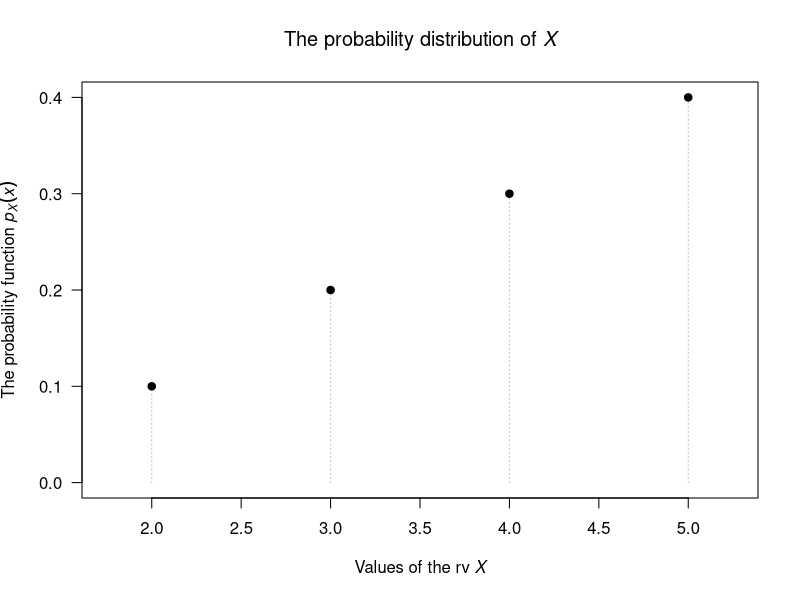
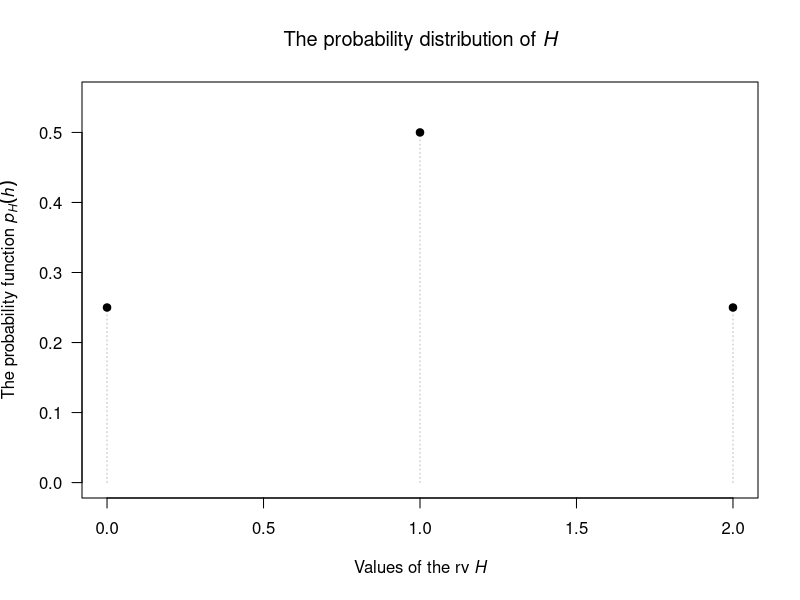
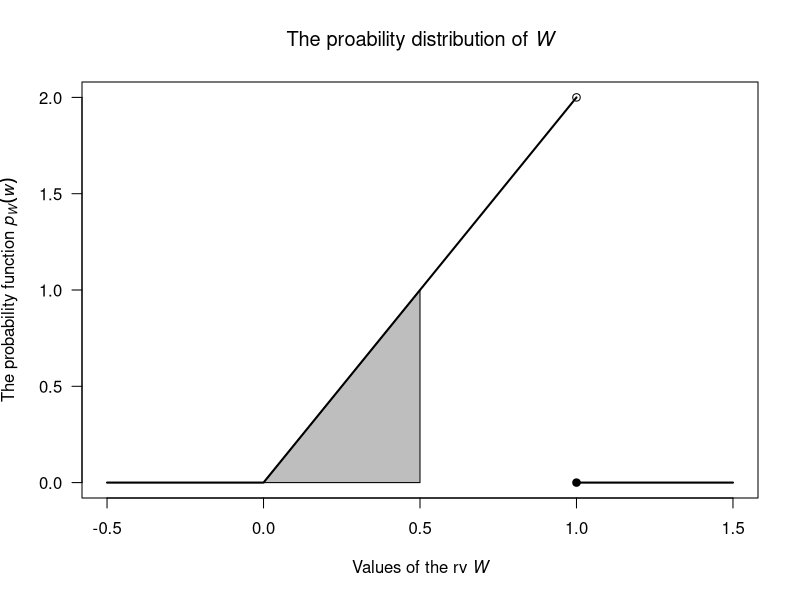
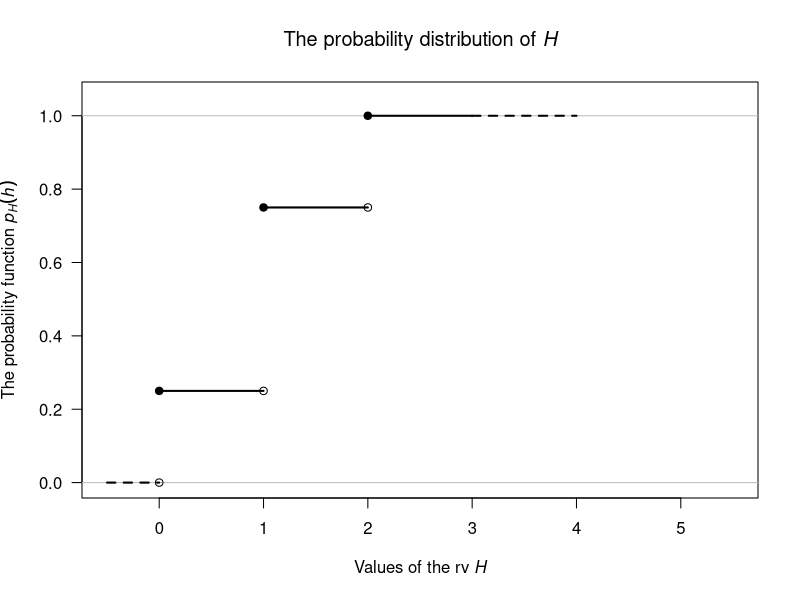
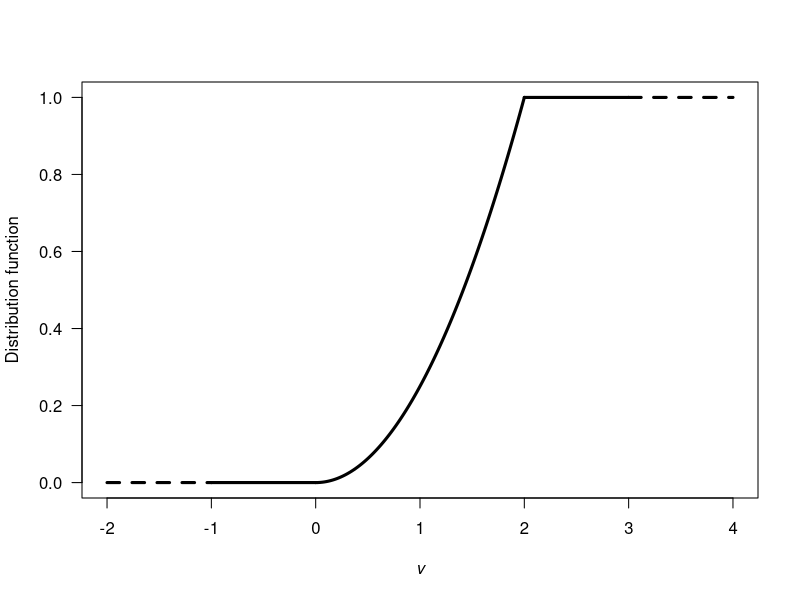
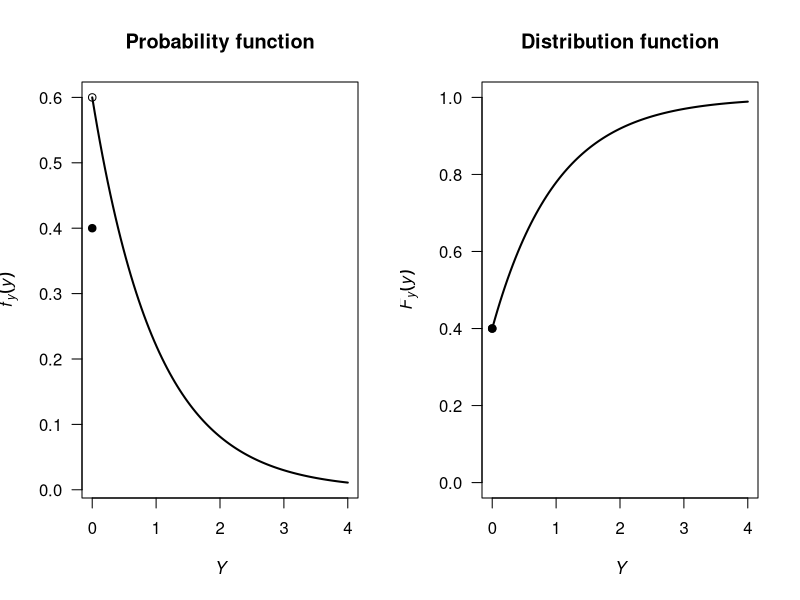

These charts were generated, in order, by the following R code:
## ---- chunk 1
rvTable <- array( dim = c(4, 3))
colnames(rvTable) <- c("Elements of $S$",
                       "Function $H$",
                       "Value of $H$")

rvTable [1, ] <- c("$(TT) = s_1$",
                   "$H(s_1)$, the number of heads in $s_1$",
                   "0")
rvTable [2, ] <- c("$(TH) = s_2$",
                   "$H(s_2)$, the number of heads in $s_2$",
                   "1")
rvTable [3, ] <- c("$(HT) = s_3$",
                   "$H(s_3)$, the number of heads in $s_3$",
                   "1")
rvTable [4, ] <- c("$(HH) = s_4$",
                   "$H(s_4)$, the number of heads in $s_4$",
                   "2")
knitr::kable(rvTable,
             align = "c",
             caption = "The random variable $H$ maps each element in the sample space $S$ to a real number")
## ---- chunk 2
LargestDieTable <- array( dim = c(2, 4)) 

rownames(LargestDieTable) <- c("$x$",
                               "$\\Pr(X = x)$")

LargestDieTable[1, ] <- 2:5
LargestDieTable[2, ] <- ( (2:5) - 1 ) / 10

knitr::kable(LargestDieTable,
             caption = "A table showing the distribution of $X$, the largest number in two rolls of a die")
## ---- chunk 3
plot( x = 2:5,
      y = c(0.1, 0.2, 0.3, 0.4),
      xlim = c(1.75, 5.25),
      ylim = c(0, 0.4),
      type = "h",
      las = 1,
      lty = 3,
      lwd = 1,
      col = "grey",
      main = expression( 
        paste( "The probability distribution of ", italic(X)) 
        ),
      xlab = expression( 
        paste("Values of the rv ", italic(X)) 
        ),
      ylab = expression( 
        paste( "The probability function ", italic(p)[italic(X)](italic(x)) )
      )
)
points( x = 2:5,
        y = c(0.1, 0.2, 0.3, 0.4),
        pch = 19)

## ---- chunk 4
TwoDieTable <- array( dim = c(2, 3)) 

rownames(TwoDieTable) <- c("$h$",
                           "$\\Pr(H = h)$")

TwoDieTable[1, ] <- 0:2
TwoDieTable[2, ] <- c(0.25, 0.50, 0.25)

knitr::kable(TwoDieTable,
             caption = "A table showing the distribution of $H$, the number f heaDS in two rolls of a die")
## ---- chunk 5
plot( x = 0:2,
      y = c(0.25, 0.50, 0.25),
      ylim = c(0, 0.55),
      type = "h",
      las = 1,
      lty = 3,
      col = "grey",
      main = expression(
        paste("The probability distribution of ", italic(H))
        ),
      xlab = expression(
        paste("Values of the rv ", italic(H) )
        ),
      ylab = expression(
        paste("The probability function ", italic(p)[italic(H)](italic(h)))
      )
)

points( x = 0:2,
        y = c(0.25, 0.5, 0.25),
        pch = 19)

## ---- chunk 6
plot( x = c(-0.5, 1.5),
      y = c(0, 2),
      type = "n",
      las = 1,
      main = expression(
        paste("The proability distribution of ", italic(W))
        ),
      xlab = expression(
        paste("Values of the rv ", italic(W))
        ),
      ylab = expression(
        paste("The probability function ", italic(p)[italic(W)](italic(w)))
      )
)

polygon( x = c(0, 0.5, 0.5, 0),
         y = c(0, 1, 0, 0),
         col = "grey")
lines( x = c(-0.5, 0, 1),
       y = c(0, 0, 2),
       lwd = 2)
lines( x = c(1, 1.5),
       y = c(0, 0),
       lwd = 2)
points(1, 2, 
       pch = 1)
points(1, 0, 
       pch = 19)
## ---- chunk 7
plot( x = c(-0.5, 5.5),
      y = c(0, 1.05),
      type = "n",
      las = 1,
      main = expression(
        paste("The probability distribution of ", italic(H))
        ),
      xlab = expression(
        paste("Values of the rv ", italic(H))
        ),
      ylab = expression(
        paste("The probability function ",italic(p)[italic(H)](italic(h)))
      )
)

abline(h = c(0, 1),
       col = "grey")


lines( x = c(-0.5, 0),
       y = c(0, 0),
       lty = 2,
       lwd = 2)
lines( x = c(0, 1),
       y = c(0.25, 0.25),
       lwd = 2)
lines( x = c(1, 2),
       y = c(0.75, 0.75),
       lwd = 2)
lines( x = c(2, 3),
       y = c(1, 1),
       lwd = 2)
lines( x = c(3, 4),
       y = c(1, 1),
       lwd = 2,
       lty = 2)


points(0, 0, 
       pch = 1)
points(0, 0.25, 
       pch = 19)

points(1, 0.25, 
       pch = 1)
points(1, 0.75, 
       pch = 19)

points(2, 0.75, 
       pch = 1)
points(2, 1, 
       pch = 19)

## ---- chunk 8
vb <- seq(0, 2,
         length = 100)
vbDF <- ( vb ^ 2 ) / 4

plot( x = c(-2, 4),
      y = c(0, 1),
      type = "n",
      xlab = expression(italic(v)),
      ylab = "Distribution function",
      las = 1)
lines( x = c(-2, -1),
       y = c(0, 0),
       lwd = 3,
       lty = 2)
lines( x = c(-1, 0),
       y = c(0, 0),
       lwd = 3,
       lty = 1)
lines( vbDF ~ vb,
       lwd = 3)
lines( x = c(2, 3),
       y = c(1, 1),
       lwd = 3)
lines( x = c(3, 4),
       y = c(1, 1),
       lwd = 3,
       lty = 2)
## ---- chunk 9
par( mfrow = c(1, 2))

p <- 0.4
x <- seq(0, 4, 
         length = 100)
fy <- (1 - p) * exp( - x)
fy[1] <- 1 - p

Fy <- 0.4 + 0.6 * (1 - exp(-x ) )
F[1] <- p

plot(fy ~ x,
     lwd = 2,
     type = "l",
     xlab = expression(italic(Y)),
     ylab = expression(italic(f)[italic(y)](italic(y))),
     main = "Probability function",
     las = 1)
points( x = 0,
        y = 0.4,
        pch = 19)
points( x = 0,
        y = 0.6,
        pch = 1)


plot(Fy ~ x,
     ylim = c(0, 1),
     lwd = 2,
     type = "l",
     xlab = expression(italic(Y)),
     ylab = expression(italic(F)[italic(y)](italic(y))),
     main = "Distribution function",
     las = 1)
points( x = 0,
        y = Fy[1],
        pch = 19)
points( x = 0,
        y = 0.4,
        pch = 1)
